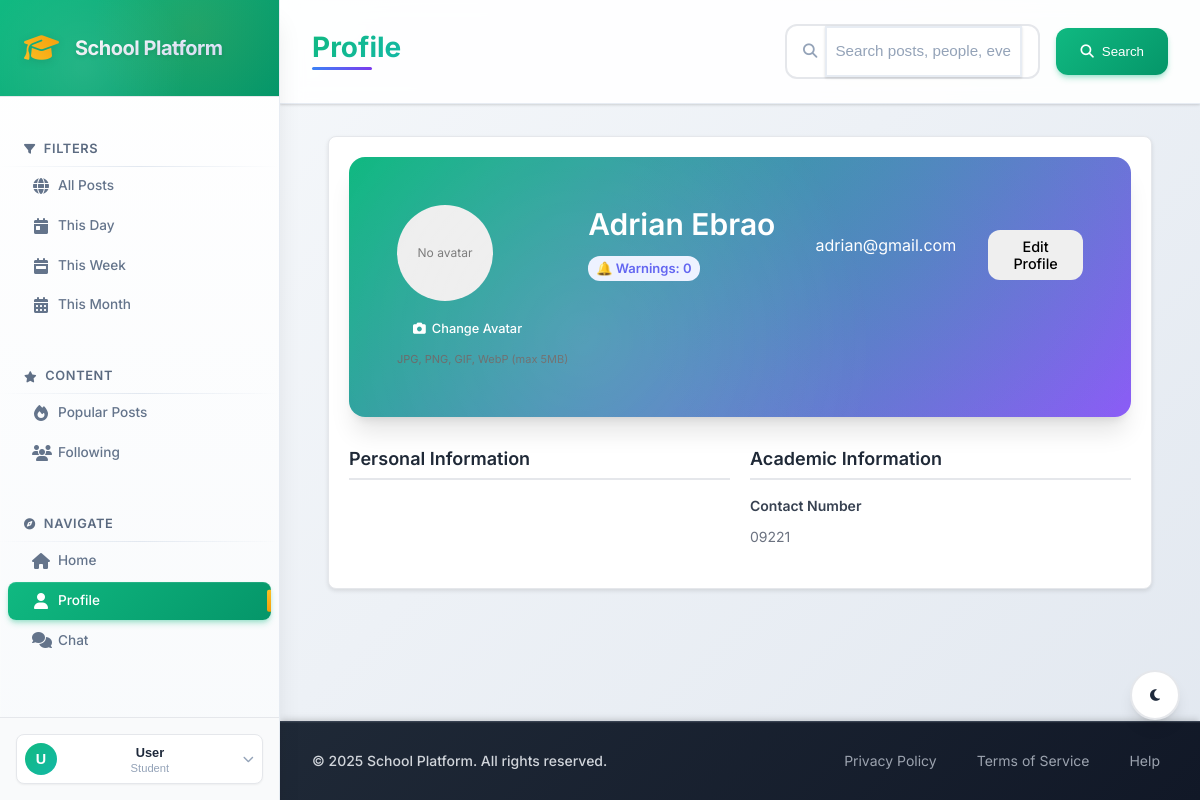
The app's page /public/profile.php (signed in) with its own data.
### tables this page shows
CREATE TABLE `users` (
  `id` int(10) UNSIGNED NOT NULL,
  `name` varchar(100) NOT NULL,
  `email` varchar(150) NOT NULL,
  `password` varchar(255) NOT NULL,
  `role` enum('admin','student','user') NOT NULL DEFAULT 'student',
  `contact_number` varchar(30) DEFAULT NULL,
  `student_id` varchar(20) DEFAULT NULL,
  `date_of_birth` date DEFAULT NULL,
  `gender` enum('male','female','other','prefer_not_to_say') DEFAULT NULL,
  `year_level` enum('1st_year','2nd_year','3rd_year','4th_year','5th_year','graduate') DEFAULT NULL,
  `course` varchar(100) DEFAULT NULL,
  `major` varchar(100) DEFAULT NULL,
  `bio` text DEFAULT NULL,
  `hometown` varchar(100) DEFAULT NULL,
  `interests` text DEFAULT NULL,
  `emergency_contact_name` varchar(100) DEFAULT NULL,
  `emergency_contact_phone` varchar(15) DEFAULT NULL,
  `profile_visibility` enum('public','students_only','private') DEFAULT 'students_only',
  `show_email` tinyint(1) NOT NULL DEFAULT 0,
  `show_contact` tinyint(1) NOT NULL DEFAULT 0,
  `is_online` tinyint(1) NOT NULL DEFAULT 0,
  `created_at` timestamp NOT NULL DEFAULT current_timestamp(),
  `is_blocked` tinyint(1) DEFAULT 0,
  `blocked_at` timestamp NULL DEFAULT NULL,
  `blocked_reason` text DEFAULT NULL
);

### src/Controller/UserController.php (called while the page is built, shortened)
<?php
class UserController
{
    private $pdo;
    public function __construct($pdo)
    {
        $this->pdo = $pdo;
    }
    public function viewProfile($userId)
    {
        try {
            $stmt = $this->pdo->query("SHOW COLUMNS FROM users LIKE 'student_id'");
            $hasNewFields = $stmt->rowCount() > 0;
        } catch (Exception $e) {
            $hasNewFields = false;
        }
        if ($hasNewFields) {
            $stmt = $this->pdo->prepare('SELECT id, name, email, contact_number, role, student_id, date_of_birth, gender, year_level, course, major, bio, hometown, interests, emergency_contact_name, emergency_contact_phone, profile_visibility FROM users WHERE id = :id');
        } else {
            $stmt = $this->pdo->prepare('SELECT id, name, email, contact_number, role FROM users WHERE id = :id');
        }
        $stmt->execute([':id' => $userId]);
        $profile = $stmt->fetch(PDO::FETCH_ASSOC);
        return $profile;
    }
}

### src/Controller/AdminController.php (called while the page is built, shortened)
<?php
class AdminController
{
    private $pdo;
    public function __construct($pdo)
    {
        $this->pdo = $pdo;
    }
    private function getTableColumns($tableName)
    {
        try {
            $stmt = $this->pdo->query("SHOW COLUMNS FROM `$tableName`");
            return $stmt ? $stmt->fetchAll(PDO::FETCH_COLUMN) : [];
        } catch (PDOException $e) {
            return [];
        }
    }
    public function getUserWarnings($userId)
    {
        try {
            $columns = $this->getTableColumns('user_warnings');
            if (in_array('user_id', $columns)) {
                $stmt = $this->pdo->prepare("
                    SELECT * FROM user_warnings
                    WHERE user_id = ? AND is_active = 1
                    ORDER BY created_at DESC
                ");
            } else {
                $stmt = $this->pdo->prepare("
                    SELECT * FROM user_warnings
                    WHERE warned_user_id = ? AND is_active = 1
                    ORDER BY created_at DESC
                ");
            }
            $stmt->execute([$userId]);
            return $stmt->fetchAll(PDO::FETCH_ASSOC);
        } catch (PDOException $e) {
            error_log("Get user warnings error: " . $e->getMessage());
            return [];
        }
    }
}

### public/profile.php (the view, shortened to what this page needs)
<?php
require_once '../config/database.php';
require_once __DIR__ . '/../src/Controller/UserController.php';
require_once __DIR__ . '/../src/Controller/AdminController.php';
$uc = new UserController($pdo);
$adminController = new AdminController($pdo);
$viewId = isset($_GET['id']) ? (int)$_GET['id'] : ($_SESSION['user_id'] ?? null);
$isOwnProfile = isset($_SESSION['user_id']) && $_SESSION['user_id'] == $viewId;
$profile = $uc->viewProfile($viewId);
$avatar = null;
$warnings = [];
try { $warnings = $adminController->getUserWarnings($viewId); } catch (Exception $e) { $warnings = []; }
$warningsCount = is_array($warnings) ? count($warnings) : 0;
  ?>
<?php require_once __DIR__ . '/../src/View/header.php'; ?>
<main class="container">
  <div class="profile-section">
    <div class="profile-header">
      <div class="avatar-section">
        <div id="avatarContainer" style="width:96px;height:96px;border-radius:50%;overflow:hidden;background:#eee">
          <?php if ($avatar): ?>
            <img id="currentAvatar" src="<?php echo $avatar; ?>?t=<?php echo time(); ?>" style="width:100%;height:100%;object-fit:cover" alt="avatar">
          <?php else: ?>
            <div id="currentAvatarPlaceholder" style="width:100%;height:100%;display:flex;align-items:center;justify-content:center;color:#777;font-size:12px">No avatar</div>
          <?php endif; ?>
        </div>
        <?php if ($isOwnProfile): ?>
          <form method="POST" enctype="multipart/form-data" id="avatarForm" style="margin-top:10px">
            <label class="btn small avatar-upload-btn" style="cursor:pointer;display:flex;align-items:center;gap:6px;">
              <i class="fas fa-camera"></i>
              <span>Change Avatar</span>
            </label>
            <div class="upload-hint" style="font-size:11px;color:#666;margin-top:4px;text-align:center;">JPG, PNG, GIF, WebP (max 5MB)</div>
          </form>
        <?php endif; ?>
      </div>
      <div class="profile-info">
        <h2 style="display:flex;align-items:center;gap:12px;flex-wrap:wrap;margin:0 0 10px 0">
          <span><?php echo htmlspecialchars($profile['name'] ?? ''); ?></span>
          <?php if ($warningsCount > 0 && (($_SESSION['role'] ?? '') === 'admin' || $isOwnProfile)): ?>
            <span style="background:#f59e0b;color:white;padding:4px 8px;border-radius:12px;font-size:13px">🔔 Warnings: <?php echo $warningsCount; ?></span>
          <?php elseif (($_SESSION['role'] ?? '') === 'admin' || $isOwnProfile): ?>
            <span style="background:#eef2ff;color:#6366f1;padding:4px 8px;border-radius:12px;font-size:13px">🔔 Warnings: <?php echo $warningsCount; ?></span>
          <?php endif; ?>
        </h2>
        <div class="kv" style="margin-bottom:5px"><?php echo htmlspecialchars($profile['email'] ?? ''); ?></div>
        <?php if ($isOwnProfile): ?>
          <button class="btn" onclick="toggleEditMode()" id="editToggleBtn" style="margin-top:15px">Edit Profile</button>
        <?php endif; ?>
      </div>
    </div>
    <div id="profileView" class="profile-view">
      <div class="info-grid">
        <div>
          <h3 class="section-title">Personal Information</h3>
        </div>
        <div>
          <h3 class="section-title">Academic Information</h3>
          <div class="profile-field">
            <label>Contact Number</label>
            <div class="value"><?php echo htmlspecialchars($profile['contact_number'] ?? 'Not provided'); ?></div>
          </div>
        </div>
      </div>
    </div>
  </div>
</main>
<?php require_once __DIR__ . '/../src/View/footer.php'; ?>

### public/assets/style.css (style rules this page uses)
:root { --primary-green: #10b981; --primary-green-dark: #059669; --primary-green-light: #34d399; --primary-green-lighter: #d1fae5; --primary-blue: #10b981; --primary-blue-dark: #059669; --primary-blue-light: #34d399; --primary-blue-lighter: #d1fae5; --secondary-teal: #14b8a6; --secondary-lime: #65a30d; --secondary-orange: #f59e0b; --secondary-red: #ef4444; --secondary-purple: #8b5cf6; --secondary-green: #10b981; --gray-50: #f9fafb; --gray-100: #f3f4f6; --gray-200: #e5e7eb; --gray-300: #d1d5db; --gray-400: #9ca3af; --gray-500: #6b7280; --gray-600: #4b5563; --gray-700: #374151; --gray-800: #1f2937; --gray-900: #111827; --bg-primary: #ffffff; --bg-secondary: #f0fdf4; --bg-tertiary: #ecfdf5; --bg-accent: #d1fae5; --bg-dark: #064e3b; --text-primary: #1e293b; --text-secondary: #64748b; --text-tertiary: #94a3b8; --text-inverse: #ffffff; --shadow-sm: 0 1px 2px 0 rgb(0 0 0 / 0.05); --shadow-md: 0 4px 6px -1px rgb(0 0 0 / 0.1), 0 2px 4px -2px rgb(0 0 0 / 0.1); --shadow-lg: 0 10px 15px -3px rgb(0 0 0 / 0.1), 0 4px 6px -4px rgb(0 0 0 / 0.1); --shadow-xl: 0 20px 25px -5px rgb(0 0 0 / 0.1), 0 8px 10px -6px rgb(0 0 0 / 0.1); --radius-sm: 0.375rem; --radius-md: 0.5rem; --radius-lg: 0.75rem; --radius-xl: 1rem; --space-xs: 0.25rem; --space-sm: 0.5rem; --space-md: 1rem; --space-lg: 1.5rem; --space-xl: 2rem; --space-2xl: 3rem; --transition-fast: 0.15s ease-in-out; --transition-normal: 0.3s ease-in-out; --transition-slow: 0.5s ease-in-out; }
* { margin: 0; padding: 0; box-sizing: border-box; }
html { font-size: 16px; scroll-behavior: smooth; }
body { font-family: 'Inter', -apple-system, BlinkMacSystemFont, 'Segoe UI', Roboto, sans-serif; line-height: 1.6; color: var(--text-primary); background: linear-gradient(135deg, var(--bg-secondary) 0%, var(--bg-tertiary) 100%); min-height: 100vh; font-feature-settings: 'cv02', 'cv03', 'cv04', 'cv11'; }
h1, h2, h3, h4, h5, h6 { font-weight: 600; line-height: 1.3; margin-bottom: var(--space-sm); }
h2 { font-size: 1.875rem; }
h3 { font-size: 1.5rem; }
.content-body > * { animation: fadeIn 0.5s ease-out; }

### public/assets/modern-theme.css (style rules this page uses)
.btn { display: inline-flex; align-items: center; gap: var(--space-sm); padding: var(--space-md) var(--space-lg); border: none; border-radius: var(--radius-lg); font-weight: 600; font-size: 0.9rem; cursor: pointer; transition: all var(--transition-fast); text-decoration: none; font-family: inherit; }

### public/assets/enhanced-content.css (style rules this page uses)
.btn.small { padding: var(--space-sm) var(--space-md); font-size: 0.8rem; }

### public/assets/dashboard-enhancements.css (style rules this page uses)
.btn { position: relative; overflow: hidden; transition: all 0.3s ease; }
.btn::before { content: ''; position: absolute; top: 0; left: -100%; width: 100%; height: 100%; background: linear-gradient(90deg, transparent, rgba(255, 255, 255, 0.2), transparent); transition: left 0.5s ease; }

### public/assets/pages-enhancements.css (style rules this page uses)
.profile-header { background: linear-gradient(135deg, var(--primary-blue), var(--secondary-purple)); color: var(--text-inverse); border-radius: var(--radius-xl); padding: var(--space-2xl); margin-bottom: var(--space-xl); position: relative; overflow: hidden; box-shadow: var(--shadow-xl); }
.profile-header::before { content: ''; position: absolute; top: 0; left: 0; right: 0; bottom: 0; background: radial-gradient(circle at 30% 70%, rgba(255, 255, 255, 0.1) 0%, transparent 50%), radial-gradient(circle at 70% 30%, rgba(16, 185, 129, 0.1) 0%, transparent 50%); }
.profile-info { display: flex; align-items: center; gap: var(--space-xl); position: relative; z-index: 2; }
.profile-section { background: var(--bg-primary); border-radius: var(--radius-xl); box-shadow: var(--shadow-lg); overflow: hidden; border: 1px solid var(--gray-200); }

### public/assets/chat.css (style rules this page uses)
.btn { padding: var(--space-sm) var(--space-md); border: none; border-radius: var(--radius-lg); font-weight: 500; cursor: pointer; transition: all var(--transition-fast); display: inline-flex; align-items: center; gap: var(--space-sm); text-decoration: none; font-size: 0.9rem; }

### records on screen
users: name "Adrian Ebrao", email "adrian@gmail.com", contact_number "09221"

### other values on screen
substr($_SESSION['name'] ?? 'U', 0, 1) "U"
$_SESSION['name'] "User"
$_SESSION['role'] "Student"
$currentPage "Profile"
$warningsCount "0"
